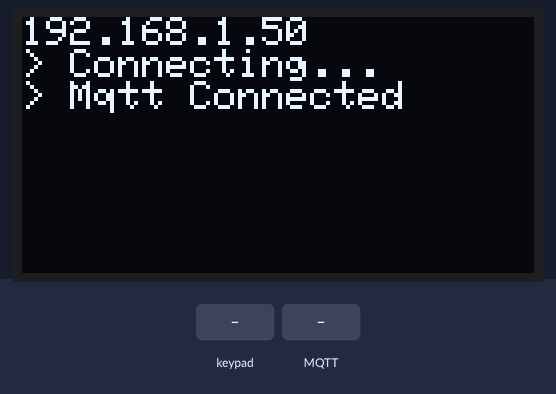
Simulated run of this sketch. Board: Arduino Uno, built with avr-gcc and run on an emulated ATmega328P. Shown: 128×64 one-colour display. Inputs (shaded band) come from the test bench. WiFi joins after 1.5 s; servers stay silent unless stated; no MQTT or app messages arrive unless stated; what the sketch prints to the serial monitor is not drawn.

Above: at 7.8 s.
7.9 s: keypad keys 8 7 6 5 # pressed 0.4 s apart
At 11.2 s:
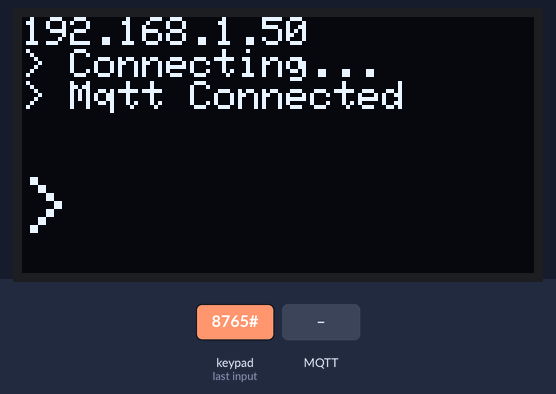
11.5 s: MQTT message "on" arrives on the first subscribed topic
At 12.7 s:
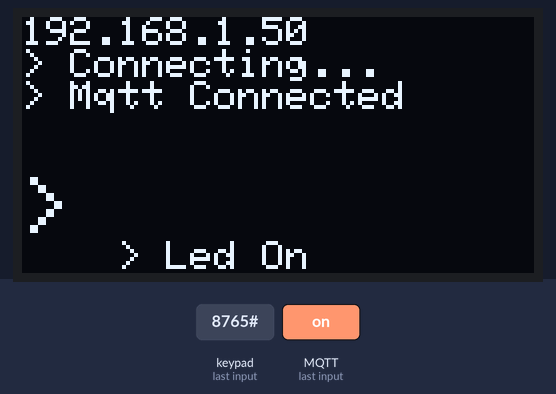
13.0 s: MQTT message "off" arrives on the first subscribed topic
At 14.0 s:
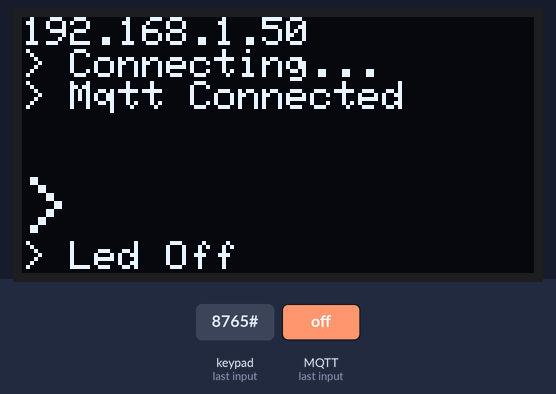
14.5 s: keypad keys 4 3 2 pressed 0.4 s apart
At 16.5 s:
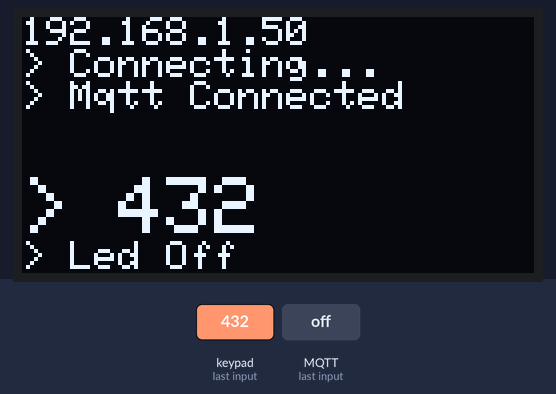
Timing chart, 0 to 18.0 s (numbered marks = the images above; inputs shaded):
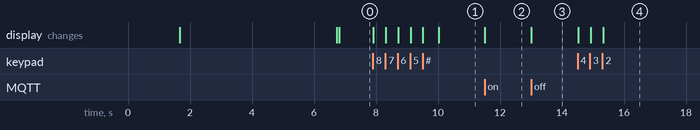

Measured:
- after the input at 7.9 s, the display: first changes at once (image 1 shows a later state)
- after the input at 11.5 s, the display: changes at once (image 2)
- after the input at 13.0 s, the display: changes at once (image 3)
- after the input at 14.5 s, the display: first changes at once (image 4 shows a later state)

The sketch:

mqtt_oled.ino
```cpp
#include <SPI.h>
#include <Ethernet.h>
#include <PubSubClient.h>

byte mac[] = { 0xDE, 0xED, 0xBA, 0xFE, 0xFE, 0xED };
EthernetClient ethClient;
PubSubClient client(ethClient);

#include "SSD1306Ascii.h"
#include "SSD1306AsciiAvrI2c.h"
#define I2C_ADDRESS 0x3C

SSD1306AsciiAvrI2c oled;

#include <Keypad.h>

const byte ROWS = 4;
const byte COLS = 3;
char hexaKeys[ROWS][COLS] = {
  {'1','2','3'},
  {'4','5','6'},
  {'7','8','9'},
  {'*','0','#'}
}; byte rowPins[ROWS] = {8,7,6,5};
byte colPins[COLS] = {4,3,2};
String keyp;
Keypad customKeypad = Keypad( makeKeymap(hexaKeys), rowPins, colPins, ROWS, COLS);

void callback(char* topic, byte* payload, unsigned int length) {
  if (!strncmp((char *)payload, "on", length)) {
      digitalWrite(7, 1);
      client.publish("Arduino", "Led On");
      oled.setRow(7);
      oled.println("> Led On          ");
  } else if (!strncmp((char *)payload, "off", length)) {
      digitalWrite(7, 0);
      client.publish("Arduino", "Led Off");
      oled.setRow(7);
      oled.println("> Led Off         ");
  }
}

void reconnect() {
  while (!client.connected()) {
    oled.clear();
    oled.setRow(0);
    oled.println(Ethernet.localIP());
    oled.println("> Connecting...              ");
    if (client.connect("arduinoClient00001","emqx","public")) {
      client.publish("arduino","Arduino Connected");
      client.subscribe("nodejs");
      oled.println(F("> Mqtt Connected              "));
    } else {
      oled.print("Failed, rc=");
      oled.println(client.state());
      oled.println("Trying again in 5 seconds");
      delay(5000);
    }
  }
}

void setup(){

  //====Serial/Pins Setup====
  Serial.begin(9600);
  pinMode(7, OUTPUT);

  //====oled Setup====
  oled.begin(&Adafruit128x64, I2C_ADDRESS);
  oled.setFont(Adafruit5x7);
  oled.clear();

  //====Ethernet Connection====
  oled.println(F("Obtaining IP address..."));
  if (Ethernet.begin(mac) == 0) {
    oled.println(F("Failed to obtain IP address"));
    if (Ethernet.hardwareStatus() == EthernetNoHardware)
      oled.println(F("Ethernet shield was not found"));
    if (Ethernet.linkStatus() == LinkOFF)
      oled.println(F("Ethernet cable is not connected."));
    while (true);
  } oled.clear();
  oled.println("Arduino's IP address:");
  oled.println(Ethernet.localIP());
  oled.println("Gateway's IP address:");
  oled.println(Ethernet.gatewayIP());
  oled.println("Network's subnet mask:");
  oled.println(Ethernet.subnetMask());
  oled.println("DNS server's IP address:");
  oled.println(Ethernet.dnsServerIP());
  delay(5000); oled.clear();
  oled.println(Ethernet.localIP());

  //====MQTT Connection====
  client.setServer("broker.emqx.io", 1883);
  client.setCallback(callback);

}

void loop(){

  //====MQTT Reconnection====
  if (!client.connected()) {
    reconnect();
  } client.loop();

  //====Keypad Message====
  char customKey = customKeypad.getKey();
  if (customKey){
    oled.set2X();
    if (customKey == '*'){
      if (keyp.length() > 0){
        keyp.remove(keyp.length()-1);
      }
    } else if (customKey == '#') {
      if (keyp.length() > 0){
        char charBuf[50]; keyp.toCharArray(charBuf, 50);
        client.publish("arduino", charBuf);
        oled.setCursor(0,0); oled.setRow(5);
        oled.print("> SENT        ");
        while (keyp.length() > 0) {
          keyp.remove(keyp.length()-1);
        } delay(500);
      }
    } else if (keyp.length() < 5){
      keyp.concat(customKey);
      Serial.println(keyp);
    }
    oled.setCursor(0,0); oled.setRow(5);
    oled.print("                     ");
    oled.setCursor(0,0); oled.setRow(5);
    oled.print("> "); oled.print(keyp);
    oled.set1X();
  }

}
```
